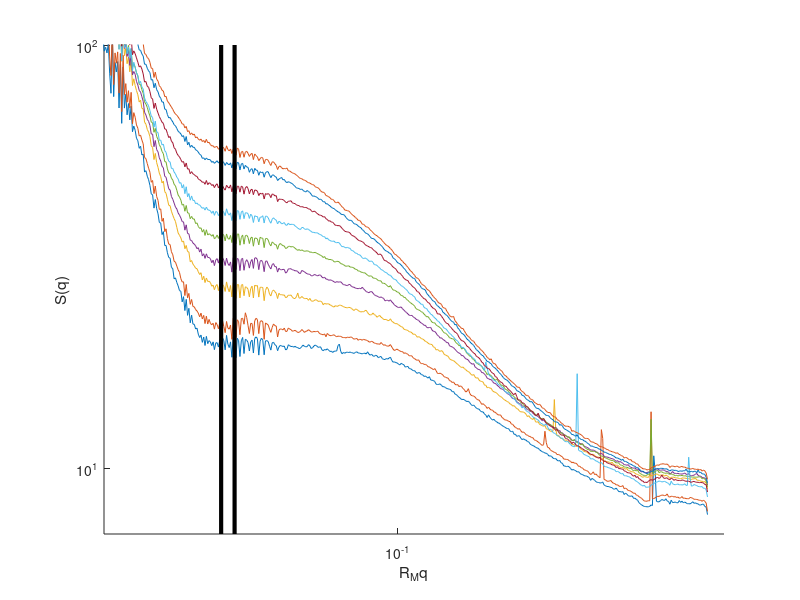
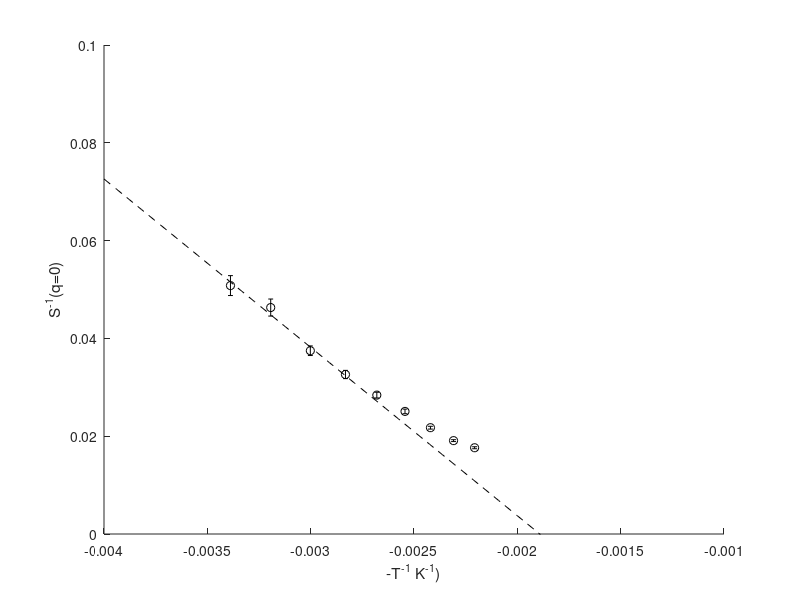

MATLAB code for these plots, in order: (Note: this script raises an error after producing the figures.)
%% 
% This script uses analytical theory to fit experimental SAXS data of Polyimide-PEG 
% random copolymers.
% 
% Load experiment data.

clear;
close all
addpath('functions/')
data = load('exp-data/PEG30undoped.csv');  % SAXS data with q in A^(-1)
                                           % 30wt ~= 16mol%
rm = 32.05; % estimate end-to-end distance of a "chemical monomer" in unit Angstrom
FA=0.165;    % equal chemical composition

TV = [22,40:20:180];  % temperature in degree C
TK = TV+273.15;       % temperature in Kelvin
q = data(:,1);
s = data(:,2:end);
%% 
% Define a small q cutoff and estimate peak intensity S(q~=0).

% if PEG wt% = 0.30
qmin0 = 0.03803;
qmin0f = 0.04094;

iqmin0 = find(q==qmin0);
iqmin0f = find(q==qmin0f);
smin = mean(s(iqmin0:iqmin0f,:));
sminstd = std(1./s(iqmin0:iqmin0f,:));
%% 
% Make a plot of structure factor.

% at which temperature?
Trange=1:9;
figure;hold
for T=Trange
    plot(q,s(:,T));
end
plot([qmin0,qmin0],[7,1e2],'k-','linewidth',3)
plot([qmin0f,qmin0f],[7,1e2],'k-','linewidth',3)

xlabel('R_Mq');ylabel('S(q)')
set(gca,'xscale','log');set(gca,'yscale','log');
xlim([0.02,0.6]);ylim([7,1e2]);
%% 
%  Next plot temperature versus estimated inverse peak intensity. Theoretical 
% estimate of ODT temperature is the x-intercept of the plot.

figure;hold;
xp = -1./TK; %negative sign to account for temperature effects on SAXS intensity (degree of phase segregation)
yp = power(smin,-1);
errorbar(xp,yp,sminstd,'ko')
xlabel('-T^{-1} K^{-1})');ylabel('S^{-1}(q=0)')

% fit linear regression at q*=0
xfit = 1:3;  % linear fit regime at low Temperature
x = xp(xfit)';
X = [ones(length(x),1) x];
y = yp(xfit)';
b = X\y;
xp = linspace(-4,-1,100)*1e-3;
yp = b(2)*xp+b(1);
plot(xp,yp,'k--');
ylim([0,.1])
%% 
% Start fitting analytical S(q) to experimental data.

% preset parameters in theory
N=100;  % total of 100 monomers
NM=0.1; % each monomer has 0.1 Kuhn steps

% define fitting range
qf = q(iqmin0:end);

% fit to structure factor
NFIT = 9;
x0 = [25,0.5];  %initial fit guess, % x(1) = intensity scale, x(2) = CHI, x(3) = LAM
SNf=zeros(NFIT,1);
CHIf=zeros(NFIT,1);
Sfit=zeros(length(qf),NFIT);
%LAM=0.6568;
LAM=0.70;

res = 0;  % fitting residual
for IT=1:NFIT
    sf = s(iqmin0:end,IT);
    
    % start fitting
    [x,Sfit(:,IT),resnorm]=saxsfit(qf,sf,x0,N,NM,FA,rm,LAM);

    % save to results
    SNf(IT)=x(1);
    CHIf(IT)=x(2);
    res = res+resnorm;
end

%% 
% Plot structure factors along with fits and fitted CHI versus temperature

figure;hold;set(gca,'fontsize',18)
for IT=1:NFIT
    if NFIT>1
        col = (IT-1)/(NFIT-1);
    else
        col = 1;
    end
    
    % plot experimental and fits
    plot(q*rm,s(:,IT),'-','LineWidth',2,'color',[col 0 1-col]) % experiment data
    plot(qf*rm,Sfit(:,IT),'--','LineWidth',3,'color',[col 0 1-col]) % theoretical fit
end
xlabel('R_Mq');ylabel('S(q)');
set(gca,'xscale','log');set(gca,'yscale','log');
xlim([0.02,0.6]*rm);ylim([7,1e2]);
%title(strcat('T=',num2str(TK(IT)),'K'))

figure;
plot(TV,CHIf,'o-');
xlabel('Temperature (C)');ylabel('\chi/\chi_S')
set(gca,'fontsize',18)
%% 
% Make phase diagram

FAV = linspace(0.1,0.9,101);
CHIS = zeros(length(FAV),1);
for ii = 1:length(FAV)
    FA = FAV(ii);
    [kval,sval,d2gam2]=kmaxwlc(N,NM,FA,LAM);
    CHIS(ii)=0.5*sval;  % spinodal
end
figure;plot(FAV,CHIS*NM,'k-','linewidth',2)
xlabel('f_A');ylabel('\chi_S v N_M')
data = load('exp-data/PEG40undoped.csv');  % SAXS data with q in A^(-1)
                                           % 30wt ~= 16mol%
%% 
% Plot analytical structure factor.

% % polymer parameters
% N=100;  % total of 100 monomers
% NM=0.1; % each monomer has 0.1 Kuhn steps
% LAM=0.50; % ideal random copolymer
% 
% % length parameters
% RM=sqrt(r2wlc(NM));  % end-to-end distance of a monomers
% K0=1e-1;  % minimum wavevector
% KF=1e2;   % maximum wavevector
% NK=101;  % number of wavevectors
% K=transpose(logspace(log10(K0),log10(KF),NK))/RM;
% 
% % evaluate s2inv
% [SINV]=s2invwlc(N,NM,FA,LAM,K);
% [KS,SS]=kmaxwlc(N,NM,FA,LAM);
% CHIS=0.5*SS*NM;
% 
% CHIV=linspace(0.1,0.9,9);   % Flory-Huggins parameter in units of CHIS (ODT CHI)
% figure;hold
% for CHI=CHIV
%     plot(RM*K,1./(-2*CHI*CHIS+SINV*NM),'-','LineWidth',2)
% end
% set(gca,'xscale','log');set(gca,'yscale','log');
%% 
% Plot theoretical prediction of temperature versus estimated inverse peak 
% intensity.

% CHIV=linspace(0.1,1.1,9);   % Flory-Huggins parameter in units of CHIS (ODT CHI)
% Smin = power(-2*CHIV*CHIS+1/(FA*(1-FA)),-1);  % zero q analytical structure factor
% figure;plot(CHIV,1./Smin);ylim([0,7])
% xlabel('\chi');ylabel('S^{-1}(q=0)')